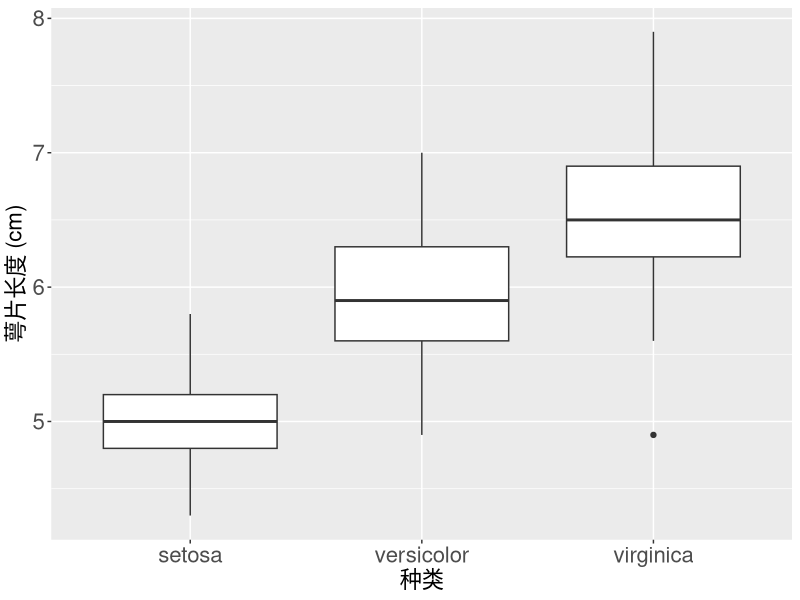

Source code (R):
library(ggplot2)
data(iris)
qplot(data = iris, x = Species, y = Sepal.Length, geom = "boxplot", 
      xlab = "种类", ylab = "萼片长度 (cm)") +
  theme(axis.title.x = element_text(size = 16), axis.title.y = element_text(size = 16),   
        axis.text.x = element_text(size = 16), axis.text.y = element_text(size = 16)) 
